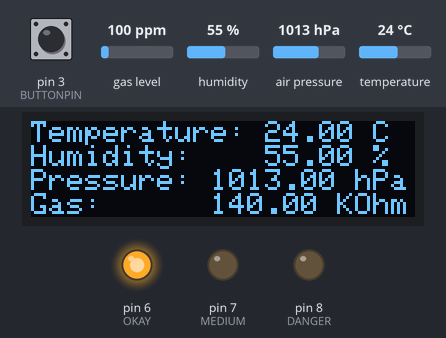
The sketch below on a simulated Arduino Uno, built with avr-gcc and run on an emulated ATmega328P. Parts: 128×32 one-colour display, output pins drawn as LEDs (lit = HIGH). The inputs (shaded band) are chosen by the test bench; at power-on: gas level 100 ppm, pin 3 (BUTTONPIN) HIGH, air pressure 1013 hPa, humidity 55 %, temperature 24 °C. The display library's start-up logo is not drawn.

Above: at 3.8 s.
3.9 s: gas level set to 20 ppm
5.5 s: pin 3 (BUTTONPIN) pulled LOW for 0.25 s
At 6.8 s:
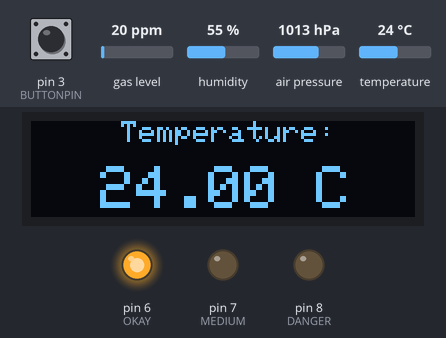
7.2 s: pin 3 (BUTTONPIN) pulled LOW for 1 s
At 8.3 s:
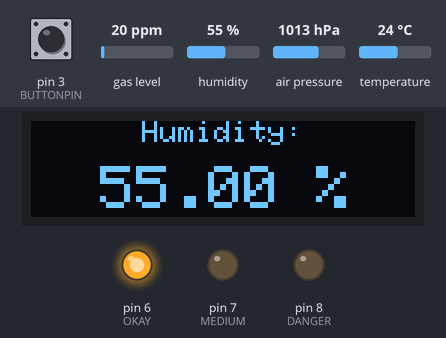
9.7 s: pin 3 (BUTTONPIN) pulled LOW for 0.25 s
At 11.0 s:
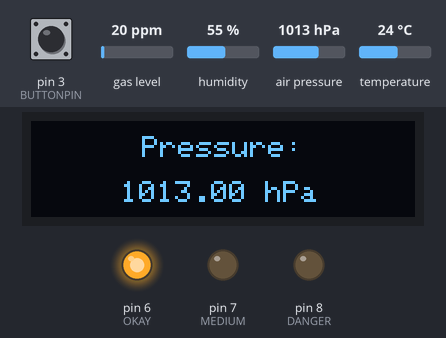
11.4 s: air pressure set to 952 hPa
At 12.5 s:
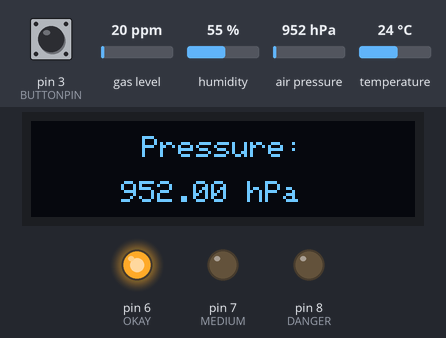
12.9 s: pin 3 (BUTTONPIN) pulled LOW for 3.2 s
At 14.1 s:
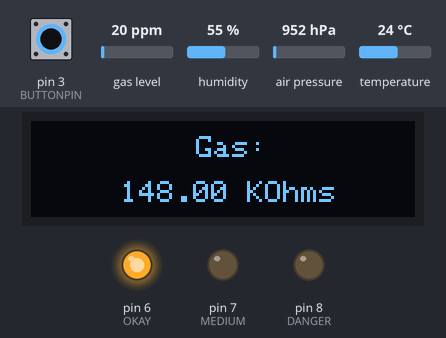
Timing chart, 0 to 15.9 s (numbered marks = the images above; inputs shaded):
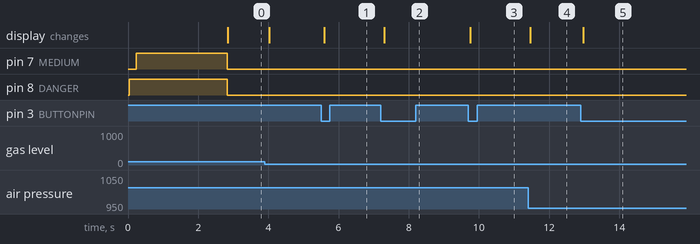

The sketch:

BME680withOLED.ino
```cpp
/*Code 'Created'  by Chengmania on a Saturday (it was really copy pasta'ed
   For a twitch Stream in Sepembeter for 2021
   Wiring:

    oLED   SCL  -> UNO A5
    oLED   SDA  -> UNO A4
    oLED   GND  -> Ground
    oLED   VCC  -> UNO 3.3V

    BME680 SCL  -> UNO A5
    BME680 SDA  -> UNO A4
    BME680 GND  -> Ground
    BME680 VCC  -> UNO 5V

    BUTTON PIN -> UNO 3

*/

//Libraries for I2C instances of the 128x32 oLED and BME680

#include <Wire.h>
#include <SPI.h>
#include <Adafruit_Sensor.h>
#include "Adafruit_BME680.h"
#include <Adafruit_GFX.h>
#include <Adafruit_SSD1306.h>

#define SEALEVELPRESSURE_HPA (1013.25)  //set sea level for sampling purposes
#define SCREEN_WIDTH 128 // OLED display width, in pixels
#define SCREEN_HEIGHT 32 // OLED display height, in pixels
#define OLED_RESET     4 // Reset pin # (or -1 if sharing Arduino reset pin)
#define SCREEN_ADDRESS 0x3C ///< See datasheet for Address; 0x3D for 128x64, 0x3C for 128x32

#define DANGER 8
#define MEDIUM 7
#define OKAY   6

#define BUTTONPIN 3

//actviate the MBE680
Adafruit_BME680 bme; // I2C

//activate the oLED display (TODO: eresearch an other library to lighten the weight of the code.
Adafruit_SSD1306 display(SCREEN_WIDTH, SCREEN_HEIGHT, &Wire, OLED_RESET);

//switch value setup
volatile int switchValue = 0;
#define switched                            true // value if the button switch has been pressed
#define triggered                           true // controls interrupt handler
#define interrupt_trigger_type            FALLING // interrupt triggered on a RISING input

void setup() {

  pinMode(DANGER, OUTPUT);
  pinMode(MEDIUM, OUTPUT);
  pinMode(OKAY, OUTPUT);
  pinMode(BUTTONPIN, INPUT);
  attachInterrupt(digitalPinToInterrupt(BUTTONPIN), switchMenu, interrupt_trigger_type);
  //                                    button pin, function for switching, type of trigger ie: RISING, FALLING, etc

  //initialize the BME680
  bme.begin();

  // the library initializes this with an Adafruit splash screen.
  display.begin(SSD1306_SWITCHCAPVCC, SCREEN_ADDRESS);

  // Set up oversampling and filter initialization
  bme.setTemperatureOversampling(BME680_OS_8X);
  bme.setHumidityOversampling(BME680_OS_2X);
  bme.setPressureOversampling(BME680_OS_4X);
  bme.setIIRFilterSize(BME680_FILTER_SIZE_3);
  bme.setGasHeater(320, 150); // 320*C for 150 ms

  //Set text size and position
  display.setTextSize(0);             // Normal 1:1 pixel scale
  display.setTextColor(SSD1306_WHITE);        // Draw white text

  digitalWrite(DANGER,HIGH);
  delay(200);
  digitalWrite(MEDIUM,HIGH);
  delay(200);
  digitalWrite(OKAY,HIGH);
  delay(200);
  display.display();
  delay(2000);
}

void loop() {
  //Grab data from the BME sensor
  bme.performReading();

  display.clearDisplay();  // clear display to reset output contents
  delay(20); //give display time to clear


  switch (switchValue) {
    case 1: //Temp Dipslay
      display.setTextSize(0);
      display.setCursor(30, 0);
      display.print("Temperature:");
      display.setCursor(23, 15);
      display.setTextSize(2);
      display.print(bme.temperature);
      display.println(" C");
      break;
    case 2: //Humidity
      display.setTextSize(0);
      display.setCursor(37, 0);
      display.print("Humidity:");
      display.setCursor(23, 15);
      display.setTextSize(2);
      display.print(bme.humidity);
      display.println(" %");
      break;
    case 3: //Pressure
      display.setTextSize(0);
      display.setCursor(37, 5);
      display.print("Pressure:");
      display.setCursor(30, 20);
      display.print(bme.pressure / 100.0);
      display.print(" hPa");
      break;
    case 4: //gas
      display.setTextSize(0);
      display.setCursor(55, 5);
      display.print("Gas:");
      display.setCursor(30, 20);
      display.print(bme.gas_resistance / 1000.0);
      display.println(" KOhms");
      break;
    case 5: //altitude
      display.setTextSize(0);
      display.setCursor(42, 5);
      display.print("Altitude: ");
      display.setCursor(45, 20);
      display.print(bme.readAltitude(SEALEVELPRESSURE_HPA));
      display.println(" m");
      break;
    default:  //summary screen
      display.setTextSize(0);
      display.setCursor(0, 0);            // Start at top-left corner
      //Enter Display data into on oLED display buffer
      display.print("Temperature: ");
      display.print(bme.temperature);
      display.println(" C");

      display.print("Humidity:    ");
      display.print(bme.humidity);
      display.println(" %");

      display.print("Pressure: ");
      display.print(bme.pressure / 100.0);
      display.println(" hPa");

      display.print("Gas:      ");
      display.print(bme.gas_resistance / 1000.0);
      display.println(" KOhms");

      //display.print("Altitude: ");
      //display.print(bme.readAltitude(SEALEVELPRESSURE_HPA));
      //display.println(" m");
      break;
  }

  if ((bme.gas_resistance / 1000.0) > 25.00) {
    digitalWrite(OKAY, HIGH);
    digitalWrite(MEDIUM, LOW);
    digitalWrite(DANGER, LOW);
  } else if ((bme.gas_resistance / 1000.0) < 25.00 && (bme.gas_resistance / 1000.0) > 10 ) {
    digitalWrite(OKAY, LOW);
    digitalWrite(MEDIUM, HIGH);
    digitalWrite(DANGER, LOW);
  } else {
    digitalWrite(OKAY, LOW);
    digitalWrite(MEDIUM, LOW);
    digitalWrite(DANGER, HIGH);
  }
  //Display data
  display.display();
  //delay(2000); // Pause for 2 seconds
}

void switchMenu() {
  static unsigned long last_interrupt_time = 0;
  unsigned long interrupt_time = millis();
  // If interrupts come faster than 200ms, assume it's a bounce and ignore
  if (interrupt_time - last_interrupt_time > 200)
  {
    switchValue++;
    switchValue > 5 ? switchValue = 0 : switchValue = switchValue; //short hand If statement to stay below 5
  }
  last_interrupt_time = interrupt_time;
}
```

Measured:
- after the input at 5.5 s, the display: changes after 0.10 s (image 1)
- after the input at 7.2 s, the display: changes after 0.10 s (image 2)
- after the input at 9.7 s, the display: changes after 0.05 s (image 3)
- after the input at 11.4 s, the display: changes after 0.06 s (image 4)
- after the input at 12.9 s, the display: changes after 0.07 s (image 5)
